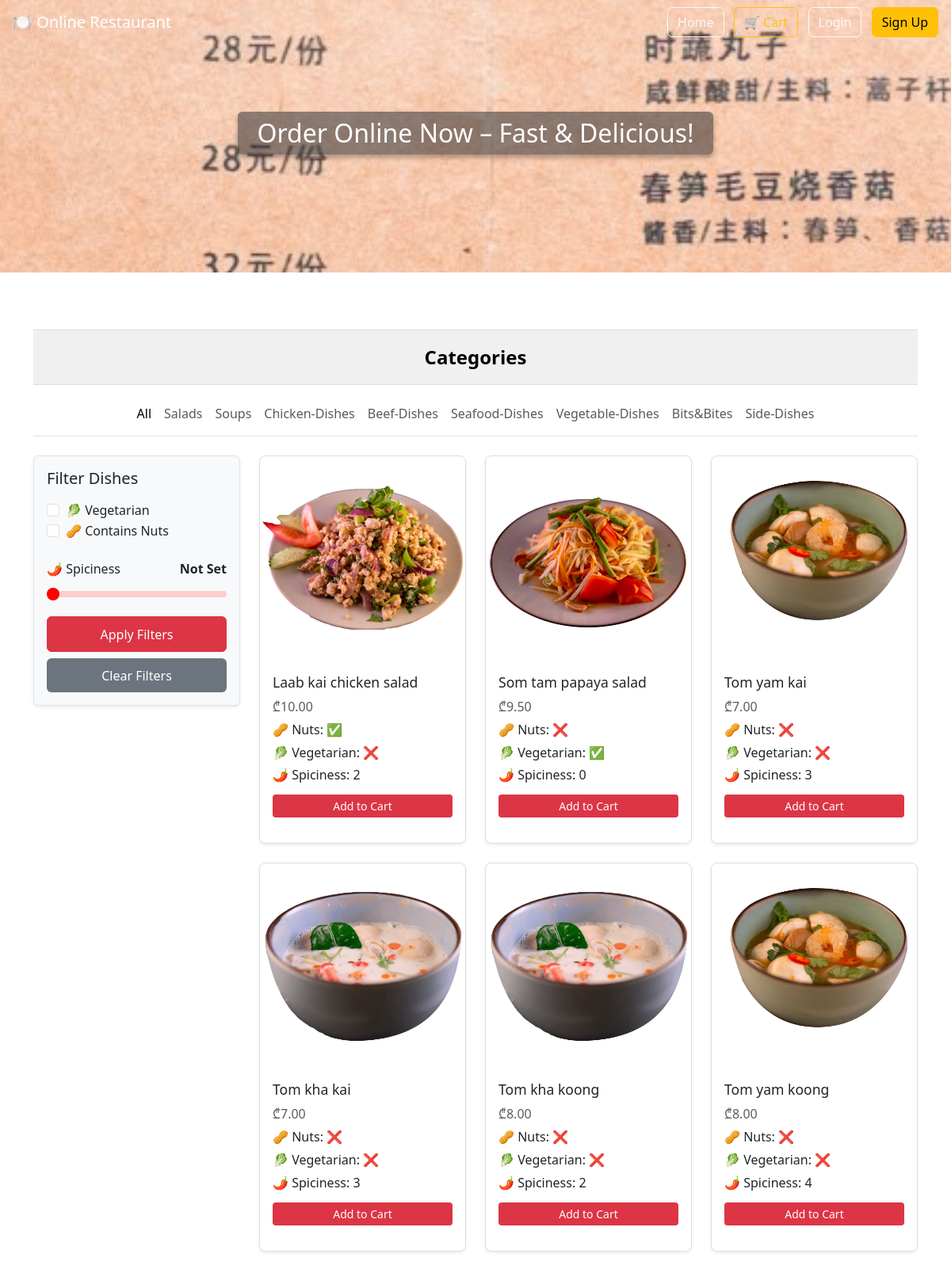
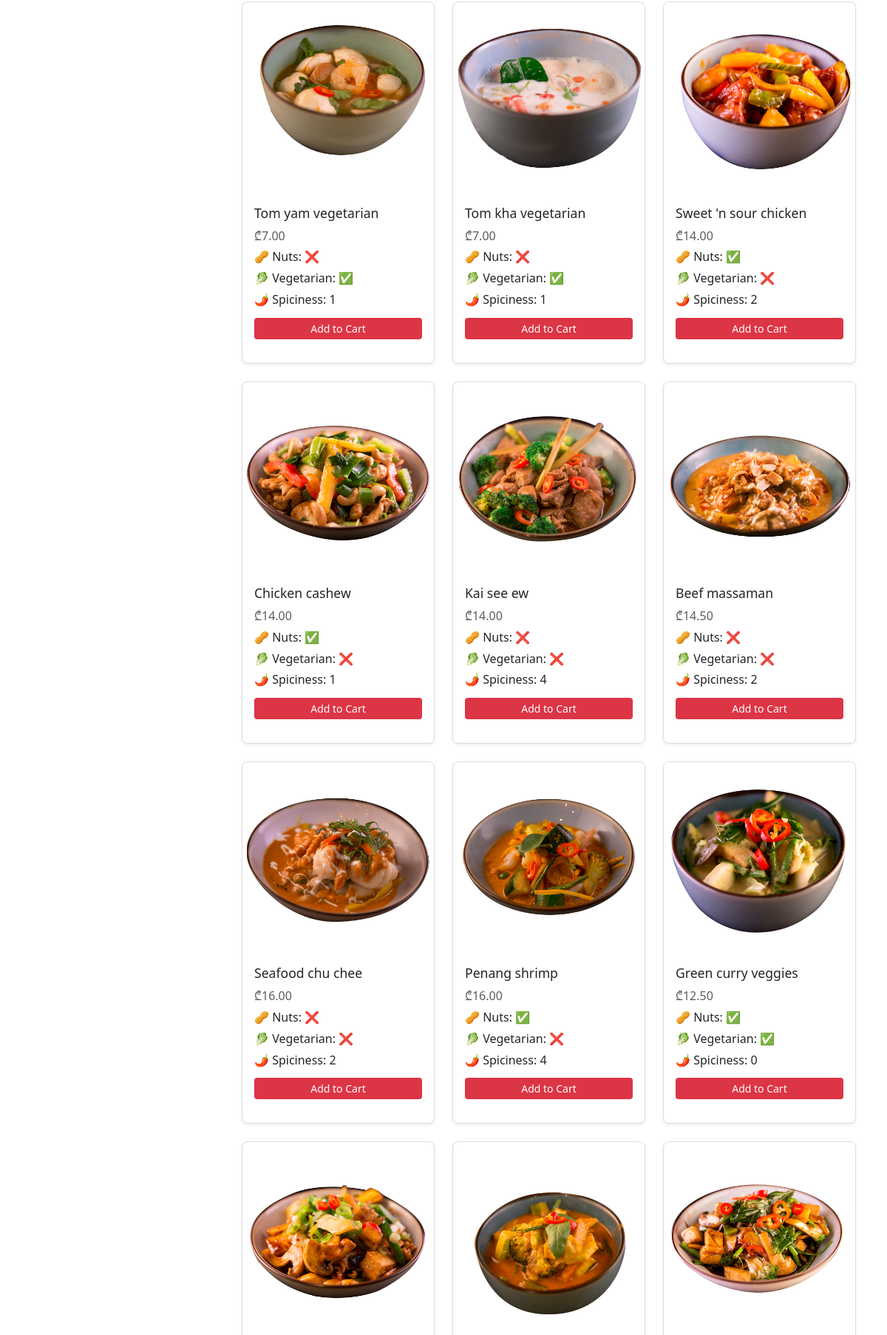
The page / (upper part) on the database its author committed (2 pictures, top to bottom).
### menu/models.py (models this page shows, shortened)
class Category(models.Model):
    name = models.CharField(max_length=100)
    class Meta:
        verbose_name = "Category"
        verbose_name_plural = "Categories"  # ✅ fixes plural to be correct

class Dish(models.Model):
    name = models.CharField(max_length=100)
    price = models.DecimalField(max_digits=6, decimal_places=2)
    image = models.ImageField(upload_to='dishes/')
    category = models.ForeignKey(Category, on_delete=models.CASCADE)
    vegetarian = models.BooleanField(default=False)
    nuts = models.BooleanField(default=False)
    spiciness = models.IntegerField(choices=[(i, i) for i in range(5)])
    class Meta:
        verbose_name = "Dish"
        verbose_name_plural = "Dishes"

### menu/views.py (the view)
# urls.py: path('', views.index_view, name='home'),
def index_view(request):
    category_id = request.GET.get('category')
    is_vegetarian = request.GET.get('vegetarian') == 'true'
    contains_nuts = request.GET.get('nuts') == 'true'
    spiciness = request.GET.get('spice')
    dishes = Dish.objects.all()
    if category_id:
        dishes = dishes.filter(category__id=category_id)
    if is_vegetarian:
        dishes = dishes.filter(vegetarian=True)
    if contains_nuts:
        dishes = dishes.filter(nuts=True)
    if spiciness not in [None, "", "-1"]:
        try:
            spice_level = int(spiciness)
            dishes = dishes.filter(spiciness=spice_level)
        except ValueError:
            pass
    categories = Category.objects.all()
    return render(request, 'menu/index.html', {
        'dishes': dishes,
        'categories': categories,
        'selected_category': int(category_id) if category_id else None,
        'filters': {
            'vegetarian': is_vegetarian,
            'nuts': contains_nuts,
            'spice': spiciness,
        },
        'current_year': datetime.now().year
    })

### menu/templates/menu/index.html (shortened to what this page needs)
{% extends 'menu/base.html' %}
{% block content %}
<div class="category-header text-center">
  Categories
</div>
<nav class="navbar navbar-expand-lg navbar-light bg-white border-bottom px-3 mb-4">
  <div class="navbar-nav mx-auto">
    <a class="nav-link {% if not selected_category %}active{% endif %}" href="/">All</a>
    {% for category in categories %}
      <a class="nav-link {% if selected_category == category.id %}active{% endif %}" href="?category={{ category.id }}">{{ category.name }}</a>
    {% endfor %}
  </div>
</nav>
<div class="row">
  <div class="col-md-3">
    <form method="get" class="sidebar-filter p-3 rounded shadow-sm">
      <h5 class="mb-3">Filter Dishes</h5>
      <div class="form-check">
        <input class="form-check-input" type="checkbox" name="vegetarian" value="true" id="vegCheck"
               {% if filters.vegetarian %}checked{% endif %}>
        <label class="form-check-label" for="vegCheck">🥬 Vegetarian</label>
      </div>
      <div class="form-check">
        <input class="form-check-input" type="checkbox" name="nuts" value="true" id="nutsCheck"
               {% if filters.nuts %}checked{% endif %}>
        <label class="form-check-label" for="nutsCheck">🥜 Contains Nuts</label>
      </div>
<div class="mt-4">
  <label for="spiceRange" class="form-label d-flex justify-content-between">
    <span>🌶️ Spiciness</span>
    <span><strong id="spiceLevel">
    </strong></span>
  </label>
  <input type="range" class="form-range" min="-1" max="4" step="1"
         id="spiceRange" name="spice"
         value="{{ filters.spice|default:'-1' }}">
</div>
      <button type="submit" class="btn btn-primary w-100 mt-3">Apply Filters</button>
      <a href="{% if selected_category %}?category={{ selected_category }}{% else %}/{% endif %}" class="btn btn-secondary w-100 mt-2">Clear Filters</a>
    </form>
  </div>
  <div class="col-md-9">
    <div class="row">
      {% if dishes %}
        {% for dish in dishes %}
          <div class="col-md-4 col-sm-6 mb-4 d-flex align-items-stretch">
            <div class="card shadow-sm h-100">
              <img src="{{ dish.image.url }}" class="card-img-top" alt="{{ dish.name }}">
              <div class="card-body d-flex flex-column justify-content-between">
                <div>
                  <h5 class="card-title">{{ dish.name }}</h5>
                  <p class="card-text text-muted">₾{{ dish.price }}</p>
                  <p>🥜 Nuts: {% if dish.nuts %}✅{% else %}❌{% endif %}</p>
                  <p>🥬 Vegetarian: {% if dish.vegetarian %}✅{% else %}❌{% endif %}</p>
                  <p>🌶️ Spiciness: {{ dish.spiciness }}</p>
                </div>
                <form action="{% url 'add_to_cart' dish.id %}" method="post">
                  <button type="submit" class="btn btn-sm btn-danger w-100 mt-2">Add to Cart</button>
                </form>
              </div>
            </div>
          </div>
        {% endfor %}
      {% else %}
        <div class="col">
          <p class="text-muted">No dishes match your filters.</p>
        </div>
      {% endif %}
    </div>
  </div>
</div>
{% endblock %}

### menu/templates/menu/base.html (shortened to what this page needs)
{% load static %}
<html lang="en">
<head>
  <link href="https://cdn.jsdelivr.net/npm/bootstrap@5.3.0/dist/css/bootstrap.min.css" rel="stylesheet">
  <link rel="stylesheet" href="{% static 'css/styles.css' %}">
</head>
<body class="d-flex flex-column min-vh-100">
<nav id="topNav" class="navbar navbar-dark fixed-top px-3">
  <a href="/" class="navbar-brand text-white">🍽️ Online Restaurant</a>
  <div class="ms-auto">
  <a href="/" class="btn btn-outline-light me-2">Home</a>
  <a href="/cart/" class="btn btn-outline-warning me-2">🛒 Cart</a>
  {% if user.is_authenticated %}
    <a href="{% url 'order_history' %}" class="btn btn-outline-info me-2">📦 My Orders</a>
    <a href="{% url 'logout' %}" class="btn btn-outline-light">Logout</a>
  {% else %}
    <a href="{% url 'login' %}" class="btn btn-outline-light me-2">Login</a>
    <a href="{% url 'signup' %}" class="btn btn-warning">Sign Up</a>
  {% endif %}
</div>
</nav>
<div class="parallax-banner d-flex justify-content-center align-items-center text-white text-center">
  <h2 class="bg-dark bg-opacity-50 px-4 py-2 rounded">
    {% block banner_text %}Order Online Now – Fast & Delicious!{% endblock %}
  </h2>
</div>
<div class="container mt-4 pt-5">
  {% block content %}
  {% endblock %}
</div>
</body>
</html>

### menu/static/css/styles.css (style rules this page uses)
.parallax-banner { background-image: url("../images/banner.jpg"); background-size: cover; background-position: center; background-attachment: fixed; position: relative; height: 50vh; min-height: 300px; margin-top: -56px; padding-top: 56px; display: flex; justify-content: center; align-items: center; z-index: 0; }
.parallax-banner h2 { background-color: rgba(0, 0, 0, 0.6); padding: 0.75rem 1.5rem; border-radius: 8px; color: white; font-size: 2rem; box-shadow: 0 4px 6px rgba(0, 0, 0, 0.3); }
#topNav { background-color: transparent; transition: background-color 0.3s ease, box-shadow 0.3s ease; z-index: 1000; position: fixed; top: 0; width: 100%; border: none; }
.sidebar-filter { background-color: #f8f9fa; border: 1px solid #dee2e6; border-radius: 8px; box-shadow: 0 2px 5px rgba(0,0,0,0.05); }
.sidebar-filter .btn { font-size: 1rem; padding: 0.6rem 1rem; font-weight: 500; border-radius: 6px; }
.sidebar-filter .btn-primary { background-color: #dc3545; border-color: #dc3545; color: #fff; }
.sidebar-filter .btn-secondary { background-color: #6c757d; color: #fff; border: none; }
.category-header { font-size: 1.5rem; font-weight: 600; color: #000; background-color: #f0f0f0; padding: 1rem 0; margin-bottom: 0.5rem; border-top: 1px solid #ddd; border-bottom: 1px solid #ddd; text-align: center; }
.card { border: 1px solid #ddd; border-radius: 8px; transition: transform 0.2s ease, box-shadow 0.2s ease; }
.card-title { font-size: 1.1rem; font-weight: 500; }
.card-body p { margin-bottom: 0.3rem; }
.card-body .btn-danger { background-color: #dc3545; border: none; font-weight: 500; }

### rows shown on the page
Category: name "Salads"
Category: name "Soups"
Category: name "Chicken-Dishes"
Category: name "Beef-Dishes"
Category: name "Seafood-Dishes"
Category: name "Vegetable-Dishes"
Category: name "Bits&Bites"
Category: name "Side-Dishes"
Dish: image (picture), name "Laab kai chicken salad", price "10.00", spiciness "2"
Dish: image (picture), name "Som tam papaya salad", price "9.50", spiciness "0"
Dish: image (picture), name "Tom yam kai", price "7.00", spiciness "3"
Dish: image (picture), name "Tom kha kai", price "7.00", spiciness "3"
Dish: image (picture), name "Tom kha koong", price "8.00", spiciness "2"
Dish: image (picture), name "Tom yam koong", price "8.00", spiciness "4"
Dish: image (picture), name "Tom yam vegetarian", price "7.00", spiciness "1"
Dish: image (picture), name "Tom kha vegetarian", price "7.00", spiciness "1"
Dish: image (picture), name "Sweet 'n sour chicken", price "14.00", spiciness "2"
Dish: image (picture), name "Chicken cashew", price "14.00", spiciness "1"
Dish: image (picture), name "Kai see ew", price "14.00", spiciness "4"
Dish: image (picture), name "Beef massaman", price "14.50", spiciness "2"
Dish: image (picture), name "Seafood chu chee", price "16.00", spiciness "2"
Dish: image (picture), name "Penang shrimp", price "16.00", spiciness "4"
Dish: image (picture), name "Green curry veggies", price "12.50", spiciness "0"
Dish: image (picture)
Dish: image (picture)
Dish: image (picture)
